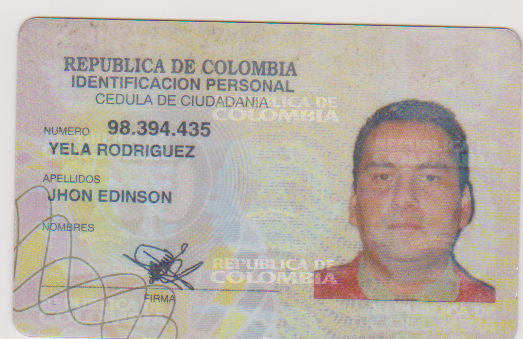
#> input picture NotarIAG/data/scanned_document.bmp, 523 x 339 px
$ python -i image_processor.py   (imports and definitions only)
#> lines starting #> are read from the running program, lines starting #| are printed output that depends on the picture
#> further down, picture is the input picture: shape (339, 523, 3); mean B, G, R 168.8, 178.3, 185.9
import cv2
import numpy as np

# Dimensiones en píxeles basadas en la resolución del escáner
TARGET_WIDTH_MM = 85
TARGET_HEIGHT_MM = 54
SCAN_RESOLUTION_DPI = 600  # Ajusta según la configuración del escáner

# Convertir de mm a píxeles (1 pulgada = 25.4 mm)
TARGET_WIDTH_PX = int((TARGET_WIDTH_MM / 25.4) * SCAN_RESOLUTION_DPI)
TARGET_HEIGHT_PX = int((TARGET_HEIGHT_MM / 25.4) * SCAN_RESOLUTION_DPI)


def preprocess_image(image: np.ndarray) -> np.ndarray:
    """
    Aplica preprocesamiento a la imagen escaneada para mejorar la legibilidad por OCR y LayoutLMv3.

    Args:
        image (np.ndarray): Imagen escaneada en formato OpenCV.

    Returns:
        np.ndarray: Imagen mejorada para OCR.
    """
    try:
        if not isinstance(image, np.ndarray):
            raise ValueError("❌ Error: La entrada a preprocess_image no es una imagen válida.")

        # Convertir a escala de grises
        gray = cv2.cvtColor(image, cv2.COLOR_BGR2GRAY)
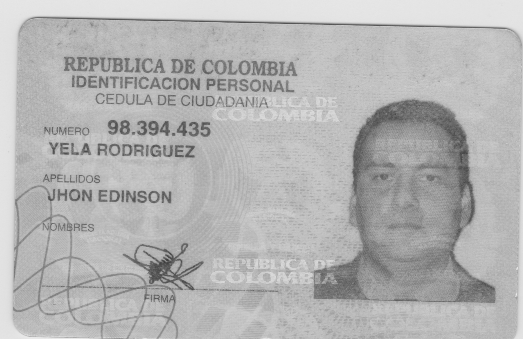
#> gray: shape (339, 523); min 61, max 234, mean 179.5

        # Aplicar un filtro de reducción de ruido
        denoised = cv2.fastNlMeansDenoising(gray, h=50, templateWindowSize=7, searchWindowSize=21)
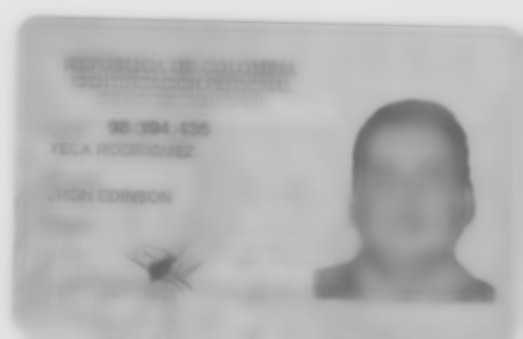
#> denoised: shape (339, 523); min 98, max 229, mean 180.1

        # Aplicar binarización adaptativa para mejorar la nitidez del texto
        binary = cv2.adaptiveThreshold(denoised, 255, cv2.ADAPTIVE_THRESH_GAUSSIAN_C,
                                       cv2.THRESH_BINARY, 55, 35)
#> binary: shape (339, 523); every value is 255

        # Aplicar una ligera corrección de contraste
        alpha, beta = 3, 10  # Aumenta el contraste y brillo
        contrast_enhanced = cv2.convertScaleAbs(binary, alpha=alpha, beta=beta)

        return contrast_enhanced
    except Exception as e:
        raise Exception(f"Error en el preprocesamiento de la imagen: {str(e)}")

def save_image(image: np.ndarray, output_path: str) -> None:
    """
    Guarda la imagen procesada en el disco.

    Args:
        image (np.ndarray): Imagen a guardar.
        output_path (str): Ruta donde se guardará la imagen.
    """
    try:
        cv2.imwrite(output_path, image)
    except Exception as e:
        raise Exception(f"Error al guardar la imagen: {str(e)}")


def crop_document(image: np.ndarray) -> np.ndarray:
    """
    Recorta la imagen desde la esquina superior izquierda al tamaño exacto de una cédula (85mm x 54mm) a 200 DPI.

    Args:
        image (np.ndarray): Imagen escaneada en formato OpenCV.

    Returns:
        np.ndarray: Imagen recortada con el documento.
    """
    try:
        height, width = image.shape[:2]

        # Verificar si la imagen tiene al menos el tamaño esperado
        if width < TARGET_WIDTH_PX or height < TARGET_HEIGHT_PX:
            raise ValueError("La imagen escaneada es demasiado pequeña para recortar con las dimensiones fijas.")

        # Recortar desde la esquina superior izquierda (0,0)
        cropped_image = image[0:TARGET_HEIGHT_PX, 0:TARGET_WIDTH_PX]

        return cropped_image
    except Exception as e:
        raise Exception(f"Error al recortar la imagen: {str(e)}")

>>> import cv2
>>> picture = cv2.imread('../../data/scanned_document.bmp')
>>> result = preprocess_image(picture)
